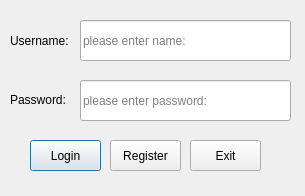
<?xml version="1.0" encoding="UTF-8"?>
<ui version="4.0">
 <class>loginwindow</class>
 <widget class="QDialog" name="loginwindow">
  <property name="windowModality">
   <enum>Qt::NonModal</enum>
  </property>
  <property name="geometry">
   <rect>
    <x>0</x>
    <y>0</y>
    <width>305</width>
    <height>196</height>
   </rect>
  </property>
  <property name="minimumSize">
   <size>
    <width>305</width>
    <height>196</height>
   </size>
  </property>
  <property name="maximumSize">
   <size>
    <width>305</width>
    <height>196</height>
   </size>
  </property>
  <property name="windowTitle">
   <string>DMS Client</string>
  </property>
  <property name="styleSheet">
   <string notr="true"/>
  </property>
  <property name="sizeGripEnabled">
   <bool>false</bool>
  </property>
  <widget class="QLineEdit" name="nameEdit">
   <property name="geometry">
    <rect>
     <x>80</x>
     <y>20</y>
     <width>211</width>
     <height>41</height>
    </rect>
   </property>
   <property name="placeholderText">
    <string>please enter name:</string>
   </property>
  </widget>
  <widget class="QLineEdit" name="pswEdit">
   <property name="geometry">
    <rect>
     <x>80</x>
     <y>80</y>
     <width>211</width>
     <height>41</height>
    </rect>
   </property>
   <property name="echoMode">
    <enum>QLineEdit::Password</enum>
   </property>
   <property name="placeholderText">
    <string>please enter password:</string>
   </property>
  </widget>
  <widget class="QPushButton" name="myLogin">
   <property name="geometry">
    <rect>
     <x>30</x>
     <y>140</y>
     <width>71</width>
     <height>31</height>
    </rect>
   </property>
   <property name="text">
    <string>Login</string>
   </property>
  </widget>
  <widget class="QLabel" name="label">
   <property name="geometry">
    <rect>
     <x>10</x>
     <y>30</y>
     <width>61</width>
     <height>21</height>
    </rect>
   </property>
   <property name="text">
    <string>Username:</string>
   </property>
  </widget>
  <widget class="QLabel" name="label_2">
   <property name="geometry">
    <rect>
     <x>10</x>
     <y>90</y>
     <width>61</width>
     <height>20</height>
    </rect>
   </property>
   <property name="text">
    <string>Password:</string>
   </property>
  </widget>
  <widget class="QPushButton" name="myRegister">
   <property name="geometry">
    <rect>
     <x>110</x>
     <y>140</y>
     <width>71</width>
     <height>31</height>
    </rect>
   </property>
   <property name="text">
    <string>Register</string>
   </property>
  </widget>
  <widget class="QPushButton" name="myExit">
   <property name="geometry">
    <rect>
     <x>190</x>
     <y>140</y>
     <width>71</width>
     <height>31</height>
    </rect>
   </property>
   <property name="text">
    <string>Exit</string>
   </property>
  </widget>
 </widget>
 <resources/>
 <connections/>
</ui>
